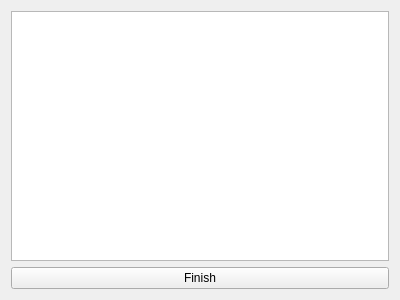
<?xml version="1.0" encoding="UTF-8"?>
<ui version="4.0">
 <class>ToneMappingWidget</class>
 <widget class="QWidget" name="ToneMappingWidget">
  <property name="geometry">
   <rect>
    <x>0</x>
    <y>0</y>
    <width>400</width>
    <height>300</height>
   </rect>
  </property>
  <property name="windowTitle">
   <string>Form</string>
  </property>
  <layout class="QGridLayout" name="gridLayout">
   <item row="1" column="0">
    <widget class="QPushButton" name="pushButton">
     <property name="text">
      <string>Finish</string>
     </property>
    </widget>
   </item>
   <item row="0" column="0">
    <widget class="QGraphicsView" name="graphicsView"/>
   </item>
  </layout>
 </widget>
 <resources/>
 <connections/>
</ui>
